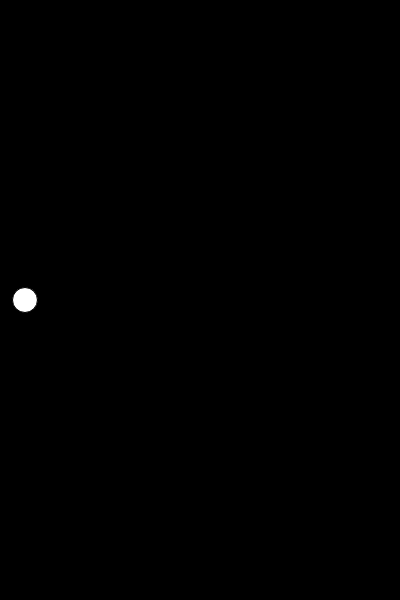
Frame 1 (no input)
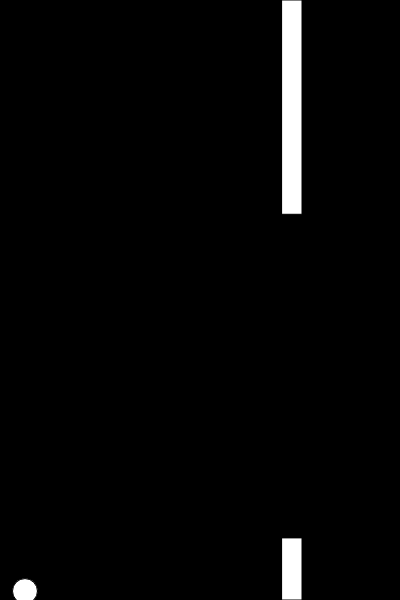
Frame 60 (no input)
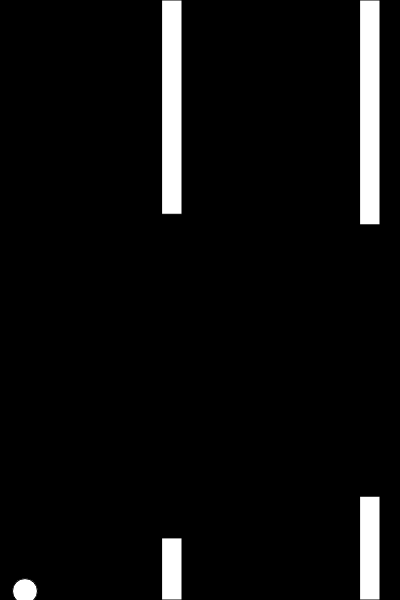
Frame 120 (the mouse pressed at the canvas centre since frame 60)

The p5.js sketch that drew these frames (run headless with seeded random() and noise() and a simulated clock; from frame 60 on, the mouse is pressed at the canvas centre):

// p5.js sketch
// ── sketch.js
var bird 
var pipes = []
function setup() {
  createCanvas(400, 600);
  bird = new Bird()
  pipes.push(new Pipe())
  
}

function draw() {
  background(0);
    
  if(frameCount % 100 == 0){
    pipes.push(new Pipe())
  }
  
  for(var i=pipes.length-1; i>=0; i--){
    pipes[i].show()
    pipes[i].update()
    
    if(pipes[i].hits(bird)){
      console.log("hits !")
    }
    
    
    if(pipes[i].offscreen()){
      pipes.splice(i, 1)
    }
    
  }
  
  bird.show()
  bird.update()

}

function keyPressed(){
  if(key == ' '){
    bird.up()
    
  }
}
// ── Bird.js
class Bird {
  constructor(){
    this.y = height/2
    this.x = 25  
    
    this.gravity = 0.6
    this.lift = -15
    this.velocity = 0
    this.size = 25
  }
  
  show(){
    fill(255)
    ellipse(this.x, this.y, this.size, this.size)
  }
  
  up() {
    this.velocity += this.lift
  }
  
  
  update(){
    this.velocity += this.gravity
    this.y += this.velocity
    
    if(this.y> height){
      this.y = height - this.size/2
      this.velocity = 0

    }
    
//     if(this.y< 0){s
//       this.y = height + this.size/2
//       this.velocity =0 
      
//     }
    
  }
      
}

// ── Pipe.js
class Pipe{
  constructor(){
    this.top = random(height/2)
    this.bottom = random(height/2)
    this.x = width
    this.w = 20
    this.speed = 2
    this.highlight = false
  }
  
  show() {
    if(this.highlight){
      fill(255,0,0)
    } else {
    fill(255)
    }
    rect(this.x, 0, this.w, this.top)
    rect(this.x, height-this.bottom, this.w, this.bottom)
  }
  
  update(){
    this.x -= this.speed
  }  
  
  offscreen(){
    if(this.x < -this.w){
      return true
    } else {
      return false
    }
    
    
  }
  
  hits(bird){
    if (bird.y < this.top || bird.y > height - this.bottom){
      if(bird.x > this.x && bird.x < this.x + this.w){
        this.highlight = true
        return true
      }
    }
    
   return false
  }

}
